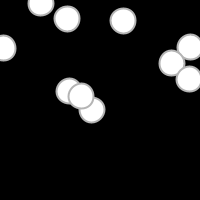
Frame 1 (no input)
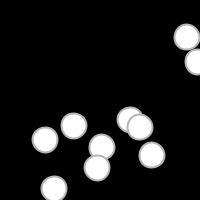
Frame 60 (the mouse pressed at the canvas centre just before this capture)
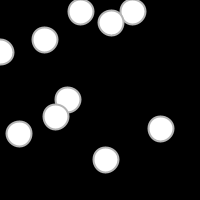
Frame 120 (the mouse held since frame 60 and released just before this capture)

The Processing sketch that drew these frames (run headless with seeded random() and noise(); from frame 60 on, the mouse is pressed at the canvas centre):

// Processing sketch: sketch_1_06
// ── sketch_1_06.pde
/* voici mon premier programme utilisant des variables et de l’aléatoire et une boucle for*/
int size ;
float xpos,ypos ;
  
void setup(){
  size(200,200) ;
  size = 25 ;
  xpos = random(0,width) ;
  ypos = random(0,height) ;
  background(0 ) ; // utilisons un fond noir.
}
 
void draw(){
  background(0) ; 
  stroke(180) ; 
  strokeWeight(2) ; 
  fill(255) ;
  for (int i = 0 ; i <10 ; i++){
  // à chaque image calculée on définit une nouvelle position
  xpos = random(0,width) ;
  ypos = random(0,height) ;
  ellipse(xpos,ypos,size,size) ; 
  }
}
